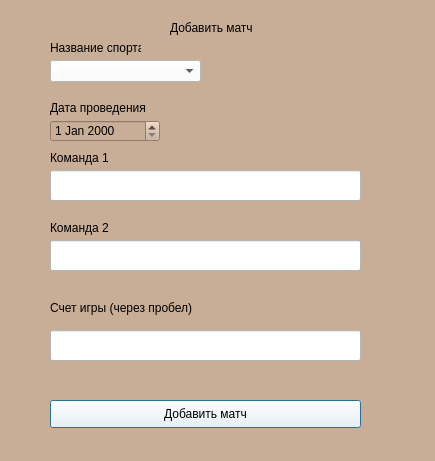
<?xml version="1.0" encoding="UTF-8"?>
<ui version="4.0">
 <class>Dialog</class>
 <widget class="QDialog" name="Dialog">
  <property name="geometry">
   <rect>
    <x>0</x>
    <y>0</y>
    <width>435</width>
    <height>461</height>
   </rect>
  </property>
  <property name="windowTitle">
   <string>Dialog</string>
  </property>
  <widget class="QWidget" name="widget" native="true">
   <property name="geometry">
    <rect>
     <x>0</x>
     <y>0</y>
     <width>441</width>
     <height>481</height>
    </rect>
   </property>
   <property name="styleSheet">
    <string notr="true">background-color: rgb(200, 173, 151);
</string>
   </property>
   <widget class="QLabel" name="label">
    <property name="geometry">
     <rect>
      <x>170</x>
      <y>20</y>
      <width>91</width>
      <height>16</height>
     </rect>
    </property>
    <property name="text">
     <string>Добавить матч</string>
    </property>
   </widget>
   <widget class="QLabel" name="label_2">
    <property name="geometry">
     <rect>
      <x>50</x>
      <y>150</y>
      <width>81</width>
      <height>16</height>
     </rect>
    </property>
    <property name="text">
     <string>Команда 1</string>
    </property>
   </widget>
   <widget class="QLineEdit" name="lineEdit">
    <property name="geometry">
     <rect>
      <x>50</x>
      <y>170</y>
      <width>311</width>
      <height>31</height>
     </rect>
    </property>
    <property name="styleSheet">
     <string notr="true">background-color: rgb(255, 255, 255);</string>
    </property>
   </widget>
   <widget class="QLabel" name="label_3">
    <property name="geometry">
     <rect>
      <x>50</x>
      <y>220</y>
      <width>111</width>
      <height>16</height>
     </rect>
    </property>
    <property name="text">
     <string>Команда 2</string>
    </property>
   </widget>
   <widget class="QLineEdit" name="lineEdit_2">
    <property name="geometry">
     <rect>
      <x>50</x>
      <y>240</y>
      <width>311</width>
      <height>31</height>
     </rect>
    </property>
    <property name="styleSheet">
     <string notr="true">background-color: rgb(255, 255, 255);</string>
    </property>
   </widget>
   <widget class="QPushButton" name="pushButton_2">
    <property name="geometry">
     <rect>
      <x>50</x>
      <y>400</y>
      <width>311</width>
      <height>28</height>
     </rect>
    </property>
    <property name="styleSheet">
     <string notr="true">background-color: rgb(255, 255, 255);</string>
    </property>
    <property name="text">
     <string>Добавить матч</string>
    </property>
   </widget>
   <widget class="QLineEdit" name="lineEdit_3">
    <property name="geometry">
     <rect>
      <x>50</x>
      <y>330</y>
      <width>311</width>
      <height>31</height>
     </rect>
    </property>
    <property name="styleSheet">
     <string notr="true">background-color: rgb(255, 255, 255);</string>
    </property>
   </widget>
   <widget class="QLabel" name="label_4">
    <property name="geometry">
     <rect>
      <x>50</x>
      <y>300</y>
      <width>151</width>
      <height>16</height>
     </rect>
    </property>
    <property name="text">
     <string>Счет игры (через пробел)</string>
    </property>
   </widget>
   <widget class="QLabel" name="label_5">
    <property name="geometry">
     <rect>
      <x>50</x>
      <y>40</y>
      <width>91</width>
      <height>16</height>
     </rect>
    </property>
    <property name="text">
     <string>Название спорта</string>
    </property>
   </widget>
   <widget class="QLabel" name="label_6">
    <property name="geometry">
     <rect>
      <x>50</x>
      <y>100</y>
      <width>111</width>
      <height>16</height>
     </rect>
    </property>
    <property name="text">
     <string>Дата проведения</string>
    </property>
   </widget>
   <widget class="QDateEdit" name="dateEdit">
    <property name="geometry">
     <rect>
      <x>50</x>
      <y>120</y>
      <width>110</width>
      <height>22</height>
     </rect>
    </property>
   </widget>
   <widget class="QComboBox" name="comboBox">
    <property name="geometry">
     <rect>
      <x>50</x>
      <y>60</y>
      <width>151</width>
      <height>22</height>
     </rect>
    </property>
    <property name="styleSheet">
     <string notr="true">background-color: rgb(255, 255, 255);</string>
    </property>
   </widget>
  </widget>
 </widget>
 <resources/>
 <connections/>
</ui>
